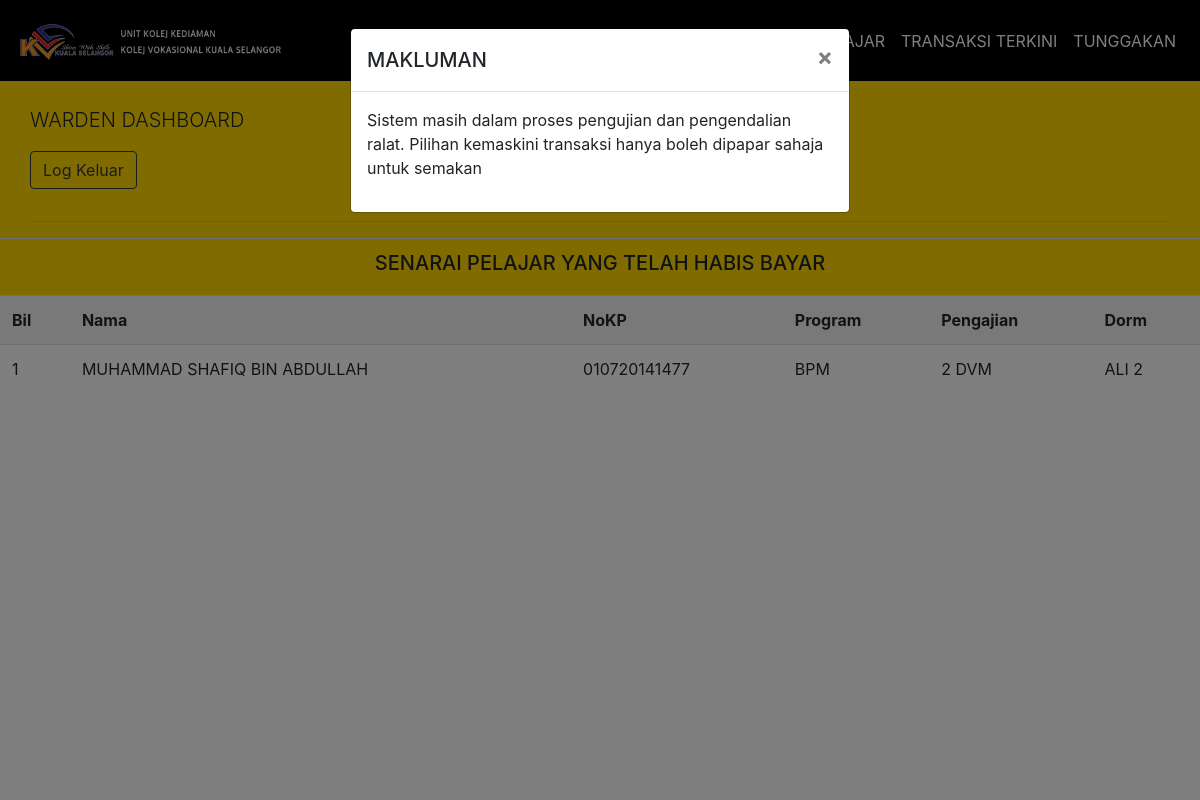
/warden_dashboard.php, run on the app's committed database.
### tables this page shows
CREATE TABLE `pelajar` (
  `id` bigint(20) NOT NULL,
  `nama` varchar(300) NOT NULL,
  `nokp` varchar(12) NOT NULL,
  `pswd` varchar(4) NOT NULL,
  `bayaran` varchar(100) NOT NULL,
  `program` varchar(100) NOT NULL,
  `dorm` varchar(100) NOT NULL,
  `pengajian` varchar(100) NOT NULL,
  `pendaftar` varchar(300) NOT NULL,
  `tahun` year(4) NOT NULL
);

### warden_dashboard.php (the view, shortened to what this page needs)
<?php
	include 'config.php';
	$user = $_SESSION['user'];
	$papar = mysqli_query($connect, "SELECT * FROM warden WHERE idwarden = '$user'");
	$display = mysqli_fetch_array($papar);
?>
<!DOCTYPE html>
<html>
<head>
  <link rel="stylesheet" href="https://stackpath.bootstrapcdn.com/bootstrap/4.4.1/css/bootstrap.min.css">
</head>
<body>
    <nav class="navbar navbar-expand-sm navbar-light sticky-top" style="background-color: #000000; padding: 1rem; ">
      <img src="images/asrama1.png" class="navbar-brand img-fluid" width="270">
      <div class="collapse navbar-collapse" id="navbarMenu">
      <ul class="navbar-nav ml-auto">
        <li class="nav-item"><a href="profileblok.php" class="nav-link" style="color: white;">PROFIL BLOK</a></li>
        <li class="nav-item"><a href="addstudent.php" class="nav-link" style="color: white;">TAMBAH PELAJAR</a></li>
        <li class="nav-item"><a href="transaction.php" class="nav-link" style="color: white;">TRANSAKSI TERKINI</a></li>
        <li class="nav-item"><a href="warden_tunggakan.php" class="nav-link" style="color: white;">TUNGGAKAN</a></li>
      </ul>
      </div>
    </nav>
    <div class="container-fluid" style="background-color: #FFD700;">
    <div class="row mx-auto">
      <div class="col-xs-3 col-sm-3 col-md-3 col-lg-3 col-xl-3 padding">
        <br>
        <p class="lead padding">WARDEN DASHBOARD</p><p class="lead padding"><?=$display['nama']?></p>
        <p><button type="button" class="btn btn-outline-dark" onclick="window.location='logout.php'">Log Keluar</button></p>
      </div>
      <div class="col-12">
        <hr>
      </div>
    </div>
  </div>
    <div class="table-responsive">
    <table class="table table-striped table-md">
      <thead class="thead-dark">
      <tr>
        <td colspan="6" scope="col" style="background-color: #FFD700;"><h5 style="text-align: center;">SENARAI PELAJAR YANG TELAH HABIS BAYAR</h3></td>
      </tr>
      </thead>
      <tr>
        <th>Bil</th>
        <th>Nama</th>
        <th>NoKP</th>
        <th>Program</th>
        <th>Pengajian</th>
        <th>Dorm</th>
      </tr>
      <?php
      $cmd1 = "SELECT * FROM pelajar WHERE bayaran = 0";
      $Query1 = mysqli_query($connect,$cmd1);
      $bil = 1;
      while ($row=mysqli_fetch_array($Query1)) {
        echo "
        <tr>
          <td>".$bil++."</td>
          <td>".$row['nama']."</td>
          <td>".$row['nokp']."</td>
          <td>".$row['program']."</td>
          <td>".$row['pengajian']."</td>
          <td>".$row['dorm']."</td>
        </tr>
        ";
      }
      ?>
    </table>
    </div>
    <div id="notice" class="modal" tabindex="-1">
    <div class="modal-dialog">
    <div class="modal-content">
      <div class="modal-header">
        <h5 class="modal-title">MAKLUMAN</h5>
        <button type="button" class="close" data-dismiss="modal" aria-label="Close">
          <span aria-hidden="true">&times;</span>
        </button>
      </div>
      <div class="modal-body">
        <p>Sistem masih dalam proses pengujian dan pengendalian ralat. Pilihan kemaskini transaksi hanya boleh dipapar sahaja untuk semakan</p>
      </div>
      </div>
    </div>
  </div>
</body>
</html>

### data on the page
pelajar: nama "MUHAMMAD SHAFIQ BIN ABDULLAH", nokp "010720141477", program "BPM", pengajian "2 DVM", dorm "ALI 2"
